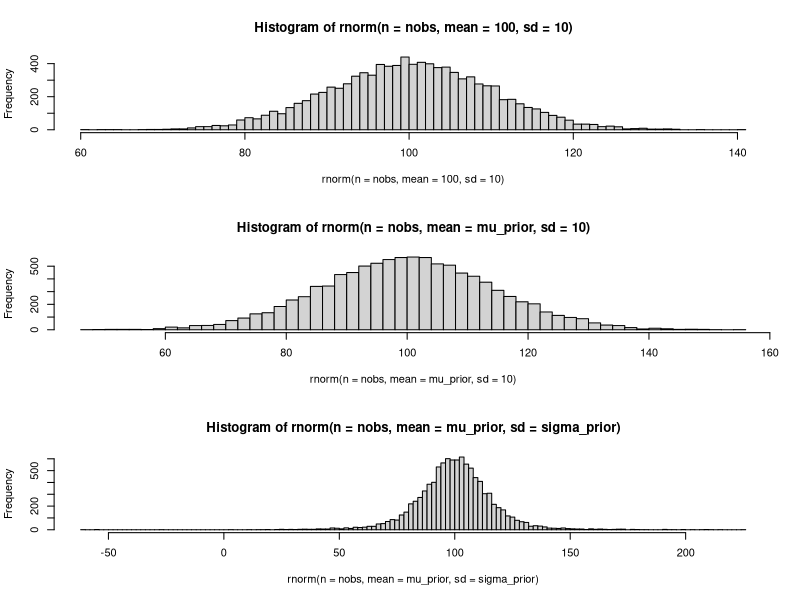

Here is the R script that generated this plot:
################################################################################
# Assume a model with a Normal likelihood function: y ~ Normal(mu, sigma)      #
# A Normal prior on the mean: mu ~ Normal(100, 10)                             #
# And an Exponential prior on the standard deviation: sigma ~ Exponential(0.1) #
################################################################################

# graphical parameters (three rows and one column)
par(mfrow = c(3, 1) )

# number of samples to draw
nobs <- 1e4

# simulating data from a normal distribution without (epistemic) uncertainty
rnorm(n = nobs, mean = 100, sd = 10) |> hist(breaks = "FD")

# drawing samples from the normal prior for mu (i.e., p(mu))
# what we know about mu before seeing the data
mu_prior <- rnorm(n = nobs, mean = 100, sd = 10)

# simulating data from a normal distribution with uncertainty on mu
rnorm(n = nobs, mean = mu_prior, sd = 10) |> hist(breaks = "FD")

# drawing samples from the exponential prior for sigma (i.e., p(sigma))
# what we know about sigma before seeing the data
sigma_prior <- rexp(n = nobs, rate = 0.1)

# simulating data from a normal distribution with uncertainty on both mu and sigma
# what we (the model) assume(s) about y according to our priors for mu and sigma
rnorm(n = nobs, mean = mu_prior, sd = sigma_prior) |> hist(breaks = "FD")
